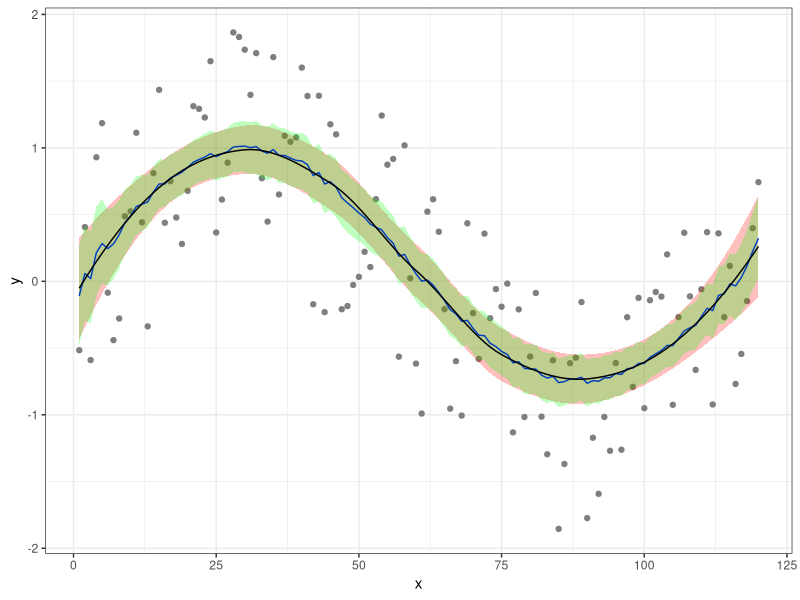

This figure's R source: (Note: this script raises an error after producing the figure.)
library(tidyverse)

set.seed(3212016)
d = data.frame(x = 1:120) %>%
  mutate(y = sin(2*pi*x/120) + runif(length(x),-1,1))

l = loess(y ~ x, data=d)
p = predict(l, se=TRUE)
d = d %>% mutate(
  pred_y = p$fit,
  pred_y_se = p$se.fit
)

n_rep = 10000

system.time({ 
  bs = purrr::map_dfr(
    seq_len(n_rep),
    function(i) {
      d %>%
        select(x,y) %>%
        slice_sample(prop=1, replace=TRUE) %>%
        mutate(
          .,
          iter = i,
          pred = loess(y~x, data = .) %>% predict()
        )
    }
  )
})

#  user  system elapsed 
# 7.778   0.025   7.997 

tibble::as_tibble(bs)

bs_res = bs %>%
  group_by(x, y) %>%
  summarize(
    mean = mean(pred),
    bs_low = quantile(pred, probs=0.025),
    bs_upp = quantile(pred, probs=0.975),
    .groups = "drop"
  )
bs_res


ggplot(d, aes(x,y)) +
  geom_point(color="gray50") +
  geom_ribbon(
    aes(ymin = pred_y - 1.96 * pred_y_se, 
        ymax = pred_y + 1.96 * pred_y_se), 
    fill="red", alpha=0.25
  ) +
  geom_line(
    aes(x, mean), data = bs_res, color="blue"
  ) +
  geom_ribbon(
    aes(ymin = bs_low, 
        ymax = bs_upp), 
    data = bs_res,
    fill="green", alpha=0.25
  ) +
  geom_line(aes(y=pred_y)) +
  theme_bw()



future::plan(future::multisession, workers=8)

system.time({ 
  bs = furrr::future_map_dfr(
    seq_len(n_rep),
    function(i) {
      d %>%
        select(x,y) %>%
        slice_sample(prop=1, replace=TRUE) %>%
        mutate(
          .,
          iter = i,
          pred = loess(y~x, data = .) %>% predict()
        )
    }
  )
})
